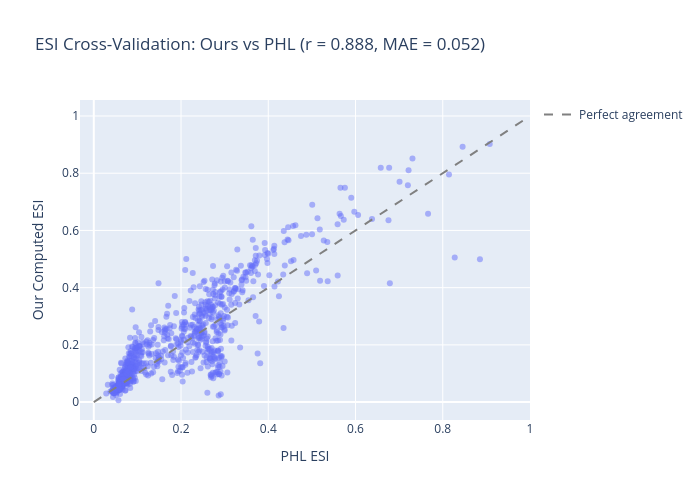

The cell this chart's notebook holds for it:
### Markdown cell above
### 7.3 ESI Cross-Validation (Ours vs PHL)

### Code cell
# 7.3 ESI cross-validation: our computed ESI vs PHL's independent ESI
both = df.dropna(subset=['esi', 'phl_esi']).copy()
# Only compare where we computed ESI ourselves (not gap-filled from PHL)
# We need the original features dataset for this
original = pd.read_csv('../data/processed/exoplanets_features.csv')
original_esi = original[['pl_name', 'esi']].rename(columns={'esi': 'our_esi_original'})
both = both.merge(original_esi, on='pl_name', how='left')
both_valid = both.dropna(subset=['our_esi_original', 'phl_esi'])

if len(both_valid) > 10:
    corr = both_valid['our_esi_original'].corr(both_valid['phl_esi'])
    mae = (both_valid['our_esi_original'] - both_valid['phl_esi']).abs().mean()

    fig = px.scatter(both_valid, x='phl_esi', y='our_esi_original',
                     hover_name='pl_name', opacity=0.5,
                     labels={'phl_esi': 'PHL ESI', 'our_esi_original': 'Our Computed ESI'},
                     title=f'ESI Cross-Validation: Ours vs PHL (r = {corr:.3f}, MAE = {mae:.3f})',
                     width=700, height=500)
    fig.add_scatter(x=[0, 1], y=[0, 1], mode='lines', line=dict(dash='dash', color='gray'),
                    name='Perfect agreement', showlegend=True)
    fig.show()

    print(f"Compared {len(both_valid)} planets where we independently computed ESI")
    print(f"Pearson correlation: r = {corr:.4f}")
    print(f"Mean absolute error: {mae:.4f}")
    print("This confirms our feature engineering is correct and consistent with published methods.")
else:
    print(f"Only {len(both_valid)} planets with both ESI values — not enough for comparison.")

### Figure 1 — Plotly figure (JSON) as saved in the notebook; plotly's stock layout.template omitted (floating-point values rounded to 4 significant figures; data arrays with more than 128 entries replaced by an {"elided": "..."} marker saying what was removed)
{"data": [{"hovertemplate": "<b>%{hovertext}</b><br><br>PHL ESI=%{x}<br>Our Computed ESI=%{y}<extra></extra>", "hovertext": {"elided": "958 str values"}, "legendgroup": "", "marker": {"color": "#636efa", "opacity": 0.5, "symbol": "circle"}, "mode": "markers", "name": "", "orientation": "v", "showlegend": false, "type": "scatter", "x": {"elided": "958 float values"}, "xaxis": "x", "y": {"elided": "958 float values"}, "yaxis": "y"}, {"line": {"color": "gray", "dash": "dash"}, "mode": "lines", "name": "Perfect agreement", "showlegend": true, "type": "scatter", "x": [0, 1], "y": [0, 1]}], "layout": {"height": 500, "legend": {"tracegroupgap": 0}, "title": {"text": "ESI Cross-Validation: Ours vs PHL (r = 0.888, MAE = 0.052)"}, "width": 700, "xaxis": {"anchor": "y", "domain": [0.0, 1.0], "title": {"text": "PHL ESI"}}, "yaxis": {"anchor": "x", "domain": [0.0, 1.0], "title": {"text": "Our Computed ESI"}}}}
